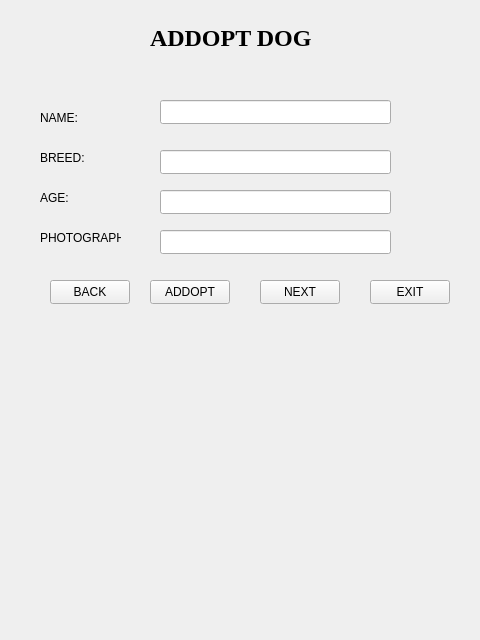
<?xml version="1.0" encoding="UTF-8"?>
<ui version="4.0">
 <class>addoptDOG</class>
 <widget class="QWidget" name="addoptDOG">
  <property name="geometry">
   <rect>
    <x>0</x>
    <y>0</y>
    <width>480</width>
    <height>640</height>
   </rect>
  </property>
  <property name="windowTitle">
   <string>Form</string>
  </property>
  <property name="inputMethodHints">
   <set>Qt::InputMethodHint::ImhNoEditMenu</set>
  </property>
  <widget class="QLabel" name="title">
   <property name="geometry">
    <rect>
     <x>150</x>
     <y>30</y>
     <width>201</width>
     <height>16</height>
    </rect>
   </property>
   <property name="font">
    <font>
     <family>Times New Roman</family>
     <pointsize>18</pointsize>
     <bold>true</bold>
    </font>
   </property>
   <property name="text">
    <string>ADDOPT DOG</string>
   </property>
  </widget>
  <widget class="QLabel" name="name">
   <property name="geometry">
    <rect>
     <x>40</x>
     <y>110</y>
     <width>49</width>
     <height>16</height>
    </rect>
   </property>
   <property name="text">
    <string>NAME:</string>
   </property>
  </widget>
  <widget class="QLabel" name="label">
   <property name="geometry">
    <rect>
     <x>40</x>
     <y>150</y>
     <width>49</width>
     <height>16</height>
    </rect>
   </property>
   <property name="text">
    <string>BREED:</string>
   </property>
  </widget>
  <widget class="QLabel" name="label_2">
   <property name="geometry">
    <rect>
     <x>40</x>
     <y>190</y>
     <width>49</width>
     <height>16</height>
    </rect>
   </property>
   <property name="text">
    <string>AGE:</string>
   </property>
  </widget>
  <widget class="QLabel" name="label_3">
   <property name="geometry">
    <rect>
     <x>40</x>
     <y>230</y>
     <width>81</width>
     <height>16</height>
    </rect>
   </property>
   <property name="text">
    <string>PHOTOGRAPH</string>
   </property>
  </widget>
  <widget class="QPushButton" name="addopt">
   <property name="geometry">
    <rect>
     <x>150</x>
     <y>280</y>
     <width>80</width>
     <height>24</height>
    </rect>
   </property>
   <property name="text">
    <string>ADDOPT</string>
   </property>
  </widget>
  <widget class="QPushButton" name="NEXT">
   <property name="geometry">
    <rect>
     <x>260</x>
     <y>280</y>
     <width>80</width>
     <height>24</height>
    </rect>
   </property>
   <property name="text">
    <string>NEXT</string>
   </property>
  </widget>
  <widget class="QPushButton" name="back">
   <property name="geometry">
    <rect>
     <x>50</x>
     <y>280</y>
     <width>80</width>
     <height>24</height>
    </rect>
   </property>
   <property name="text">
    <string>BACK</string>
   </property>
  </widget>
  <widget class="QPushButton" name="exit">
   <property name="geometry">
    <rect>
     <x>370</x>
     <y>280</y>
     <width>80</width>
     <height>24</height>
    </rect>
   </property>
   <property name="text">
    <string>EXIT</string>
   </property>
  </widget>
  <widget class="QLineEdit" name="nameDog">
   <property name="geometry">
    <rect>
     <x>160</x>
     <y>100</y>
     <width>231</width>
     <height>24</height>
    </rect>
   </property>
   <property name="inputMethodHints">
    <set>Qt::InputMethodHint::ImhNoEditMenu</set>
   </property>
   <property name="readOnly">
    <bool>true</bool>
   </property>
  </widget>
  <widget class="QLineEdit" name="breedDog">
   <property name="geometry">
    <rect>
     <x>160</x>
     <y>150</y>
     <width>231</width>
     <height>24</height>
    </rect>
   </property>
   <property name="readOnly">
    <bool>true</bool>
   </property>
  </widget>
  <widget class="QLineEdit" name="ageDog">
   <property name="geometry">
    <rect>
     <x>160</x>
     <y>190</y>
     <width>231</width>
     <height>24</height>
    </rect>
   </property>
   <property name="readOnly">
    <bool>true</bool>
   </property>
  </widget>
  <widget class="QLineEdit" name="photographDog">
   <property name="geometry">
    <rect>
     <x>160</x>
     <y>230</y>
     <width>231</width>
     <height>24</height>
    </rect>
   </property>
   <property name="inputMethodHints">
    <set>Qt::InputMethodHint::ImhNoEditMenu</set>
   </property>
   <property name="readOnly">
    <bool>true</bool>
   </property>
  </widget>
 </widget>
 <resources/>
 <connections/>
</ui>
